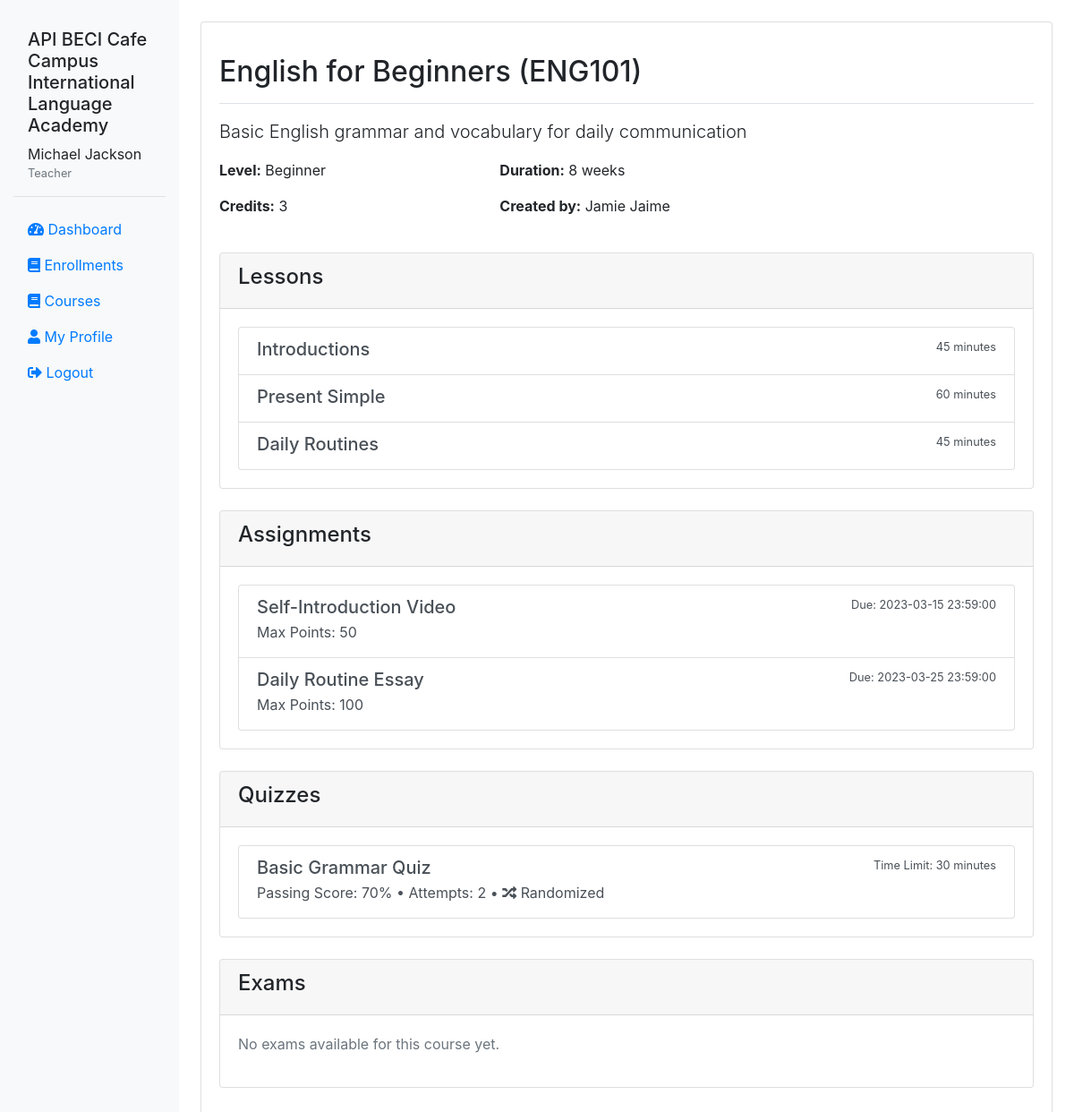
/admin/view_course.php?id=1 (signed in), run on an earlier commit of the app's database.
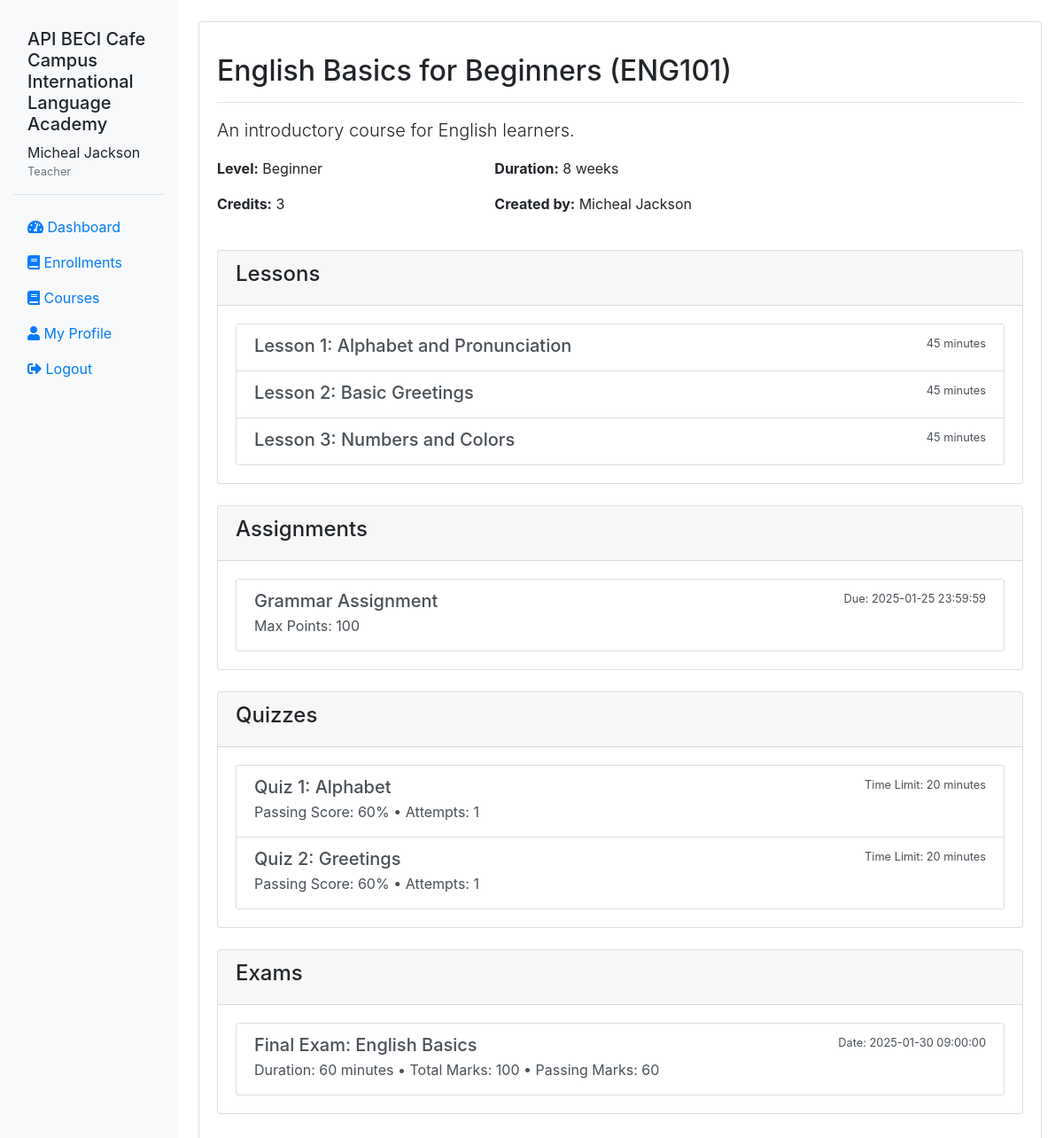
And on a later commit of the database.
### tables this page shows
CREATE TABLE `users` (
  `user_id` int(11) NOT NULL,
  `username` varchar(50) NOT NULL,
  `password` varchar(255) NOT NULL,
  `email` varchar(100) NOT NULL,
  `first_name` varchar(50) NOT NULL,
  `last_name` varchar(50) NOT NULL,
  `role` enum('admin','teacher','student','librarian') NOT NULL,
  `profile_picture` varchar(255) DEFAULT NULL,
  `bio` text DEFAULT NULL,
  `date_registered` datetime DEFAULT current_timestamp(),
  `last_login` datetime DEFAULT NULL,
  `status` enum('active','inactive','suspended') DEFAULT 'active',
  `reset_token` varchar(255) DEFAULT NULL,
  `reset_expires` datetime DEFAULT NULL
);

CREATE TABLE `courses` (
  `course_id` int(11) NOT NULL,
  `course_code` varchar(20) NOT NULL,
  `title` varchar(100) NOT NULL,
  `description` text DEFAULT NULL,
  `level` enum('beginner','elementary','intermediate','upper-intermediate','advanced','proficiency') NOT NULL,
  `credits` int(11) DEFAULT 1,
  `duration` int(11) DEFAULT NULL COMMENT 'Duration in weeks',
  `creator_id` int(11) NOT NULL COMMENT 'Teacher who created the course',
  `status` enum('active','inactive') DEFAULT 'active' COMMENT 'If inactive, only visible to creator',
  `created_at` datetime DEFAULT current_timestamp(),
  `updated_at` datetime DEFAULT NULL ON UPDATE current_timestamp()
);

CREATE TABLE `lessons` (
  `lesson_id` int(11) NOT NULL,
  `course_id` int(11) NOT NULL,
  `title` varchar(100) NOT NULL,
  `content` text DEFAULT NULL,
  `sequence_order` int(11) NOT NULL,
  `duration` int(11) DEFAULT NULL COMMENT 'Duration in minutes',
  `status` enum('active','locked') DEFAULT 'active' COMMENT 'Locked lessons are hidden from students',
  `created_at` datetime DEFAULT current_timestamp(),
  `updated_at` datetime DEFAULT NULL ON UPDATE current_timestamp()
);

CREATE TABLE `assignments` (
  `assignment_id` int(11) NOT NULL,
  `course_id` int(11) NOT NULL,
  `title` varchar(100) NOT NULL,
  `description` text DEFAULT NULL,
  `max_points` int(11) NOT NULL,
  `due_date` datetime DEFAULT NULL,
  `status` enum('active','locked') DEFAULT 'active',
  `sequence_order` int(11) NOT NULL,
  `created_at` datetime DEFAULT current_timestamp(),
  `created_by` int(11) NOT NULL
);

CREATE TABLE `quizzes` (
  `quiz_id` int(11) NOT NULL,
  `course_id` int(11) NOT NULL,
  `title` varchar(100) NOT NULL,
  `description` text DEFAULT NULL,
  `time_limit` int(11) DEFAULT NULL COMMENT 'Time limit in minutes',
  `passing_score` int(11) DEFAULT 60 COMMENT 'Passing score in percentage',
  `attempts_allowed` int(11) DEFAULT 1,
  `is_randomized` tinyint(1) DEFAULT 0,
  `status` enum('active','locked') DEFAULT 'active',
  `sequence_order` int(11) NOT NULL,
  `created_at` datetime DEFAULT current_timestamp(),
  `created_by` int(11) NOT NULL
);

CREATE TABLE `exams` (
  `exam_id` int(11) NOT NULL,
  `course_id` int(11) NOT NULL,
  `title` varchar(100) NOT NULL,
  `description` text DEFAULT NULL,
  `exam_date` datetime NOT NULL,
  `duration` int(11) NOT NULL COMMENT 'Duration in minutes',
  `total_marks` int(11) NOT NULL,
  `passing_marks` int(11) NOT NULL,
  `status` enum('active','locked','completed','cancelled') DEFAULT 'active',
  `sequence_order` int(11) NOT NULL,
  `created_by` int(11) NOT NULL,
  `created_at` datetime DEFAULT current_timestamp()
);

### admin/view_course.php (the view, shortened to what the changed rows need)
<?php
require_once '../includes/db.php';
require_once '../includes/functions.php';
require_once '../includes/auth.php';
$user = Auth::getCurrentUser();
$course_id = isset($_GET['id']) ? (int)$_GET['id'] : 0;
try {
    $pdo = db()->getConnection();
    $stmt = $pdo->prepare("SELECT c.*, u.first_name, u.last_name
                          FROM courses c
                          JOIN users u ON c.creator_id = u.user_id
                          WHERE c.course_id = ?");
    $stmt->execute([$course_id]);
    $course = $stmt->fetch(PDO::FETCH_ASSOC);
    $stmt = $pdo->prepare("SELECT * FROM lessons
                          WHERE course_id = ?
                          ORDER BY sequence_order ASC");
    $stmt->execute([$course_id]);
    $lessons = $stmt->fetchAll(PDO::FETCH_ASSOC);
    $stmt = $pdo->prepare("SELECT * FROM assignments
                          WHERE course_id = ?
                          ORDER BY sequence_order ASC");
    $stmt->execute([$course_id]);
    $assignments = $stmt->fetchAll(PDO::FETCH_ASSOC);
    $stmt = $pdo->prepare("SELECT * FROM quizzes
                          WHERE course_id = ?
                          ORDER BY sequence_order ASC");
    $stmt->execute([$course_id]);
    $quizzes = $stmt->fetchAll(PDO::FETCH_ASSOC);
    $stmt = $pdo->prepare("SELECT * FROM exams
                          WHERE course_id = ?
                          ORDER BY sequence_order ASC");
    $stmt->execute([$course_id]);
    $exams = $stmt->fetchAll(PDO::FETCH_ASSOC);
} catch (PDOException $e) {
    setFlashMessage('error', 'Database error: ' . $e->getMessage());
    redirect('../courses/index.php');
}
?>
<!DOCTYPE html>
<html>
<head>
    <link rel="stylesheet" href="https://stackpath.bootstrapcdn.com/bootstrap/4.5.2/css/bootstrap.min.css">
    <link rel="stylesheet" href="https://cdnjs.cloudflare.com/ajax/libs/font-awesome/5.15.1/css/all.min.css">
    <link rel="stylesheet" href="../public/assets/style.css">
</head>
<body>
    <div class="container-fluid">
        <div class="row">
            <?php include '../includes/sidebar.php'; ?>
            <main class="col-md-9 ms-sm-auto col-lg-10 px-md-4">
                <div class="card mt-4">
                    <div class="card-body">
                        <div class="d-flex justify-content-between flex-wrap flex-md-nowrap align-items-center pt-3 pb-2 mb-3 border-bottom">
                            <h2><?= htmlspecialchars($course['title']) ?> (<?= htmlspecialchars($course['course_code']) ?>)</h2>
                        </div>
                        <div class="row mb-4">
                            <div class="col-md-8">
                                <p class="lead"><?= htmlspecialchars($course['description']) ?></p>
                                <div class="row">
                                    <div class="col-md-6">
                                        <p><strong>Level:</strong> <?= ucfirst(htmlspecialchars($course['level'])) ?></p>
                                        <p><strong>Credits:</strong> <?= htmlspecialchars($course['credits']) ?></p>
                                    </div>
                                    <div class="col-md-6">
                                        <p><strong>Duration:</strong> <?= htmlspecialchars($course['duration']) ?> weeks</p>
                                        <p><strong>Created by:</strong> <?= htmlspecialchars($course['first_name'] . ' ' . $course['last_name']) ?></p>
                                    </div>
                                </div>
                            </div>
                        </div>
                        <div class="card mb-4">
                            <div class="card-body">
                                <?php if (count($lessons) > 0): ?>
                                <div class="list-group">
                                    <?php foreach ($lessons as $lesson): ?>
                                    <a href="view_lesson.php?id=<?= $lesson['lesson_id'] ?>" class="list-group-item list-group-item-action <?= $lesson['status'] == 'locked' ? 'disabled text-muted' : '' ?>">
                                        <div class="d-flex w-100 justify-content-between">
                                            <h5 class="mb-1">
                                                <?= htmlspecialchars($lesson['title']) ?>
                                            </h5>
                                            <?php if ($lesson['duration']): ?>
                                            <small><?= $lesson['duration'] ?> minutes</small>
                                            <?php endif; ?>
                                        </div>
                                    </a>
                                    <?php endforeach; ?>
                                </div>
                                <?php else: ?>
                                <p class="text-muted">No lessons available for this course yet.</p>
                                <?php endif; ?>
                            </div>
                        </div>
                        <div class="card mb-4">
                            <div class="card-body">
                                <?php if (count($assignments) > 0): ?>
                                <div class="list-group">
                                    <?php foreach ($assignments as $assignment): ?>
                                    <a href="view_assignment.php?id=<?= $assignment['assignment_id'] ?>" class="list-group-item list-group-item-action <?= $assignment['status'] == 'locked' ? 'disabled text-muted' : '' ?>">
                                        <div class="d-flex w-100 justify-content-between">
                                            <h5 class="mb-1">
                                                <?= htmlspecialchars($assignment['title']) ?>
                                            </h5>
                                            <small>
                                                <?php if ($assignment['due_date']): ?>
                                                Due: <?= formatDate($assignment['due_date']) ?>
                                                <?php endif; ?>
                                            </small>
                                        </div>
                                        <p class="mb-1">Max Points: <?= $assignment['max_points'] ?></p>
                                    </a>
                                    <?php endforeach; ?>
                                </div>
                                <?php else: ?>
                                <p class="text-muted">No assignments available for this course yet.</p>
                                <?php endif; ?>
                            </div>
                        </div>
                        <div class="card mb-4">
                            <div class="card-body">
                                <?php if (count($quizzes) > 0): ?>
                                <div class="list-group">
                                    <?php foreach ($quizzes as $quiz): ?>
                                    <a href="view_quiz.php?id=<?= $quiz['quiz_id'] ?>" class="list-group-item list-group-item-action <?= $quiz['status'] == 'locked' ? 'disabled text-muted' : '' ?>">
                                        <div class="d-flex w-100 justify-content-between">
                                            <h5 class="mb-1">
                                                <?= htmlspecialchars($quiz['title']) ?>
                                            </h5>
                                            <small>
                                                <?php if ($quiz['time_limit']): ?>
                                                Time Limit: <?= $quiz['time_limit'] ?> minutes
                                                <?php endif; ?>
                                            </small>
                                        </div>
                                        <p class="mb-1">
                                            Passing Score: <?= $quiz['passing_score'] ?>%
                                            &bull; Attempts: <?= $quiz['attempts_allowed'] ?>
                                            <?php if ($quiz['is_randomized']): ?>
                                            &bull; <i class="fas fa-random"></i> Randomized
                                            <?php endif; ?>
                                        </p>
                                    </a>
                                    <?php endforeach; ?>
                                </div>
                                <?php else: ?>
                                <p class="text-muted">No quizzes available for this course yet.</p>
                                <?php endif; ?>
                            </div>
                        </div>
                        <div class="card mb-4">
                            <div class="card-body">
                                <?php if (count($exams) > 0): ?>
                                <div class="list-group">
                                    <?php foreach ($exams as $exam): ?>
                                    <a href="view_exam.php?id=<?= $exam['exam_id'] ?>" class="list-group-item list-group-item-action <?= $exam['status'] == 'locked' || $exam['status'] == 'cancelled' ? 'disabled text-muted' : '' ?>">
                                        <div class="d-flex w-100 justify-content-between">
                                            <h5 class="mb-1">
                                                <?= htmlspecialchars($exam['title']) ?>
                                            </h5>
                                            <small>
                                                Date: <?= formatDate($exam['exam_date']) ?>
                                            </small>
                                        </div>
                                        <p class="mb-1">
                                            Duration: <?= $exam['duration'] ?> minutes
                                            &bull; Total Marks: <?= $exam['total_marks'] ?>
                                            &bull; Passing Marks: <?= $exam['passing_marks'] ?>
                                        </p>
                                    </a>
                                    <?php endforeach; ?>
                                </div>
                                <?php else: ?>
                                <p class="text-muted">No exams available for this course yet.</p>
                                <?php endif; ?>
                            </div>
                        </div>
                    </div>
                </div>
            </main>
        </div>
    </div>
</body>
</html>

### includes/sidebar.php (shortened to what the changed rows need)
<?php
$user = Auth::getCurrentUser();
?>
<nav id="sidebar" class="col-md-3 col-lg-2 d-md-block bg-light sidebar collapse">
    <div class="position-sticky pt-3">
        <div class="sidebar-header p-3 mb-3 border-bottom">
            <div class="user-info">
                <div>
                    <?php echo $user['first_name'] . ' ' . $user['last_name']; ?>
                    <small class="d-block text-muted"><?php echo ucfirst($user['role']); ?></small>
                </div>
            </div>
        </div>
    </div>
</nav>

What changed in the data, as far as the page shows it:
removed lessons: title "Introductions", duration "45"
removed lessons: title "Present Simple", duration "60"
removed lessons: title "Daily Routines", duration "45"
removed assignments: title "Self-Introduction Video", due_date "2023-03-15 23:59:00", max_points "50"
no longer on this page (row edited): assignments: title "Daily Routine Essay", due_date "2023-03-25 23:59:00", max_points "100"
removed quizzes: title "Basic Grammar Quiz", time_limit "30", passing_score "70", attempts_allowed "2", is_randomized 1 (drawn)
changed users "Jackson": first_name "Michael" → "Micheal"
changed courses "ENG101": title "English for Beginners" → "English Basics for Beginners"; description "Basic English grammar and vocabulary for daily communication" → "An introductory course for English learners."; creator.last_name "Jamie Jaime" → "Micheal Jackson"
added lessons: title "Lesson 1: Alphabet and Pronunciation", duration "45"
added lessons: title "Lesson 2: Basic Greetings", duration "45"
added lessons: title "Lesson 3: Numbers and Colors", duration "45"
added assignments: title "Grammar Assignment", due_date "2025-01-25 23:59:59", max_points "100"
added quizzes: title "Quiz 1: Alphabet", time_limit "20", passing_score "60", attempts_allowed "1"
now on this page (row edited): quizzes: title "Quiz 2: Greetings", time_limit "20", passing_score "60", attempts_allowed "1"
now on this page (row edited): exams: title "Final Exam: English Basics", exam_date "2025-01-30 09:00:00", duration "60", total_marks "100", passing_marks "60"
Also different on the page:
text no longer shown: "No exams available for this course yet."
